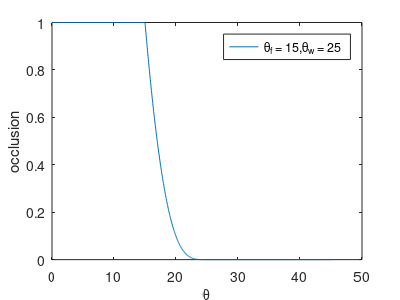

This figure's MATLAB source:
function test()
    phi = linspace(0, 45, 1000)
    
    plot(phi, falloff(phi, 15, 25));
    legend('\theta_f = 15,\theta_w = 25')
    xlabel('\theta')
    ylabel('occlusion')
    set(gcf,'PaperUnits','inches','PaperPosition',[0 0 4 3])
    saveas(gcf, 'occlusion.jpg')
end

function o = falloff(phi, phiF, phiW)
    cosPhi = cos(phi / 180 * pi);
    cosPhiF = cos(phiF / 180 * pi);
    cosPhiW = cos(phiW / 180 * pi);
    
    o = ones(size(phi));
    o(cosPhi < cosPhiF) = ((cosPhi(cosPhi < cosPhiF) - cosPhiW) / (cosPhiF - cosPhiW)).^4;
    o(cosPhi < cosPhiW) = 0;
end